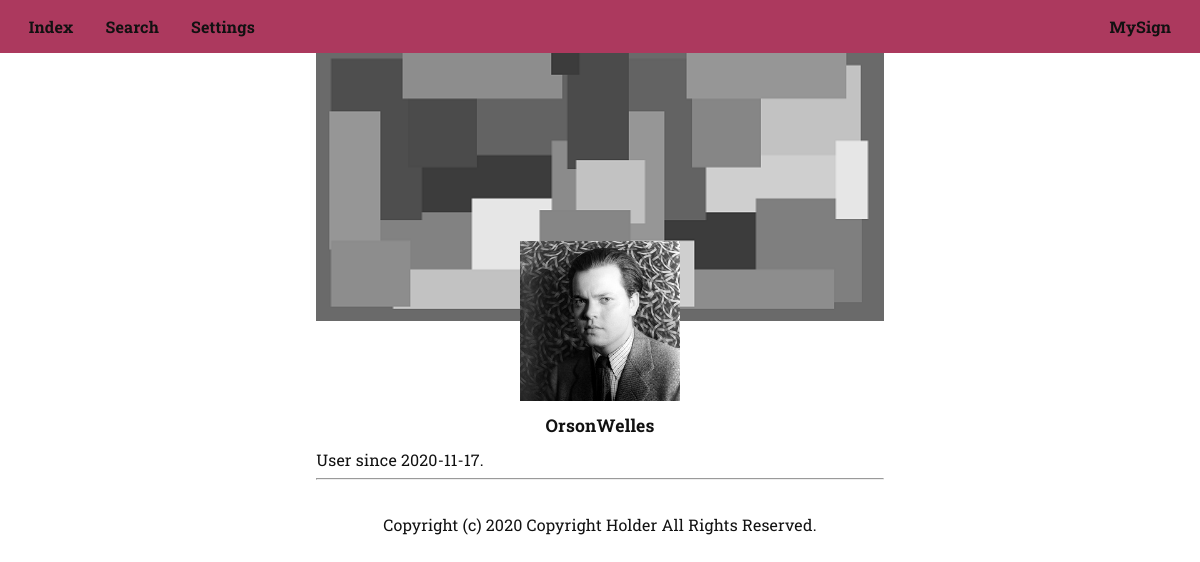
The app's page /user.php?name=OrsonWelles with its own data.
### tables this page shows
CREATE TABLE `users` (
  `id` int(11) NOT NULL,
  `created` date NOT NULL DEFAULT current_timestamp(),
  `name` text NOT NULL,
  `email` text NOT NULL,
  `verified` tinyint(1) NOT NULL DEFAULT 0,
  `can_email` tinyint(1) NOT NULL DEFAULT 1,
  `password` text NOT NULL,
  `picture` text NOT NULL DEFAULT 'images/picture.png',
  `banner` text NOT NULL DEFAULT 'images/banner.png'
);

### user.php (the view, shortened to what this page needs)
<?php
require_once("head.php");
$name = $_GET["name"];
$select = mysqli_query($connection, "SELECT * FROM users WHERE name='{$name}'");
if(mysqli_num_rows($select) == "1") {
  $fetch = mysqli_fetch_array($select);
  $created = $fetch["created"];
  $picture = $fetch["picture"];
  $banner = $fetch["banner"];
} else {
  mysqli_close($connection);
  redirect("404.html");
}
?>
<main>
  <section>
    <img class='banner' src='<?php echo $banner; ?>' alt='Banner'/>
    <img class='picture' src='<?php echo $picture; ?>' alt='Picture'/>
    <h1><?php echo $name; ?></h1>
    <p><?php echo "User since {$created}."; ?></p>
    <hr>
  </section>
</main>
<?php
require_once("foot.php");
?>

### records on screen
users: banner (picture), picture (picture), created "2020-11-17"

### other values on screen
$name "OrsonWelles"
